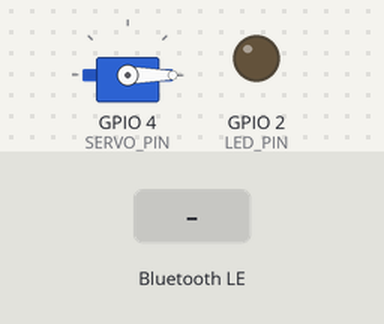
The sketch below on a simulated ESP32. Shown: servo, output pins drawn as LEDs (lit = HIGH). The inputs (shaded band) are chosen by the test bench. Nothing arrives over Bluetooth unless stated; a phone connects over Bluetooth LE 3 s after start; what the sketch prints to the serial monitor is not drawn.

Above: at 1.2 s.
1.3 s: Bluetooth LE write "BLOOM" received
At 1.45 s:
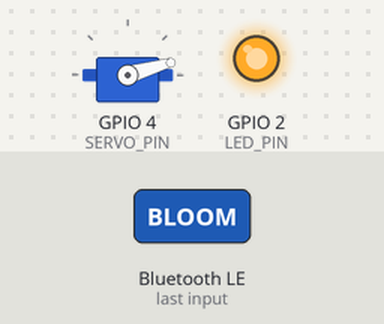
At 3.0 s:
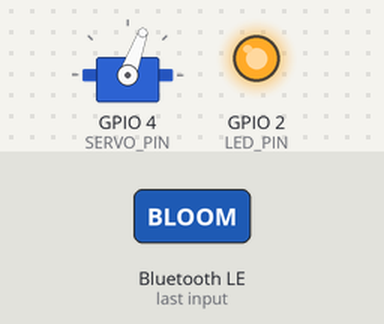
3.3 s: Bluetooth LE write "1" received
At 4.99 s:
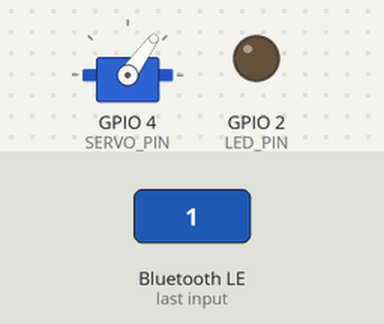
Timing chart, 0 to 6.9 s (numbered marks = the images above; inputs shaded):
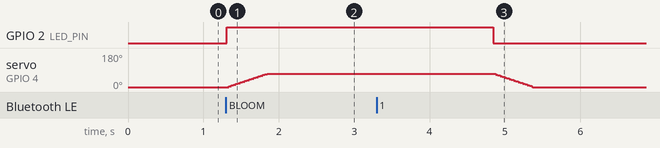

Measured:
- after the input at 1.3 s, GPIO 2 (LED_PIN): LOW → HIGH at once; servo on GPIO 4 (SERVO_PIN): moves from 0° to 70° over 0.51 s, starting at once

The sketch:

sketch_may9a.ino
```cpp
#include <BLEDevice.h>
#include <BLEServer.h>
#include <BLEUtils.h>
#include <BLE2902.h>
#include <ESP32Servo.h> // 🌟 引入我們剛剛裝好的 ESP32 專用 Servo 函式庫

// 藍牙 UUID
#define SERVICE_UUID           "4fafc201-1fb5-459e-8fcc-c5c9c331914b"
#define CHARACTERISTIC_UUID    "beb5483e-36e1-4688-b7f5-ea07361b26a8"

// 腳位設定
const int LED_PIN = 2;
const int SERVO_PIN = 4; // 🌟 SG90 的橘色訊號線接這裡

Servo myServo;           // 宣告一個伺服馬達物件
bool shouldBloom = false;

// 藍牙接收回呼
class MyCallbacks: public BLECharacteristicCallbacks {
    void onWrite(BLECharacteristic *pCharacteristic) {
      String rxValue = pCharacteristic->getValue().c_str();
      if (rxValue.length() > 0) {
        Serial.print("📥 收到手機 BLE 指令: ");
        Serial.println(rxValue);
        if (rxValue == "BLOOM") {
          shouldBloom = true;
        }
      }
    }
};

void setup() {
  Serial.begin(115200);
  pinMode(LED_PIN, OUTPUT);
  digitalWrite(LED_PIN, LOW);

  // ==========================================
  // ⚙️ 伺服馬達初始化設定
  // ==========================================
  // 分配硬體計時器給 PWM 使用 (ESP32 的特殊要求)
  ESP32PWM::allocateTimer(0);
  ESP32PWM::allocateTimer(1);
  ESP32PWM::allocateTimer(2);
  ESP32PWM::allocateTimer(3);

  myServo.setPeriodHertz(50); // 標準 SG90 是 50Hz
  myServo.attach(SERVO_PIN, 500, 2400); // 綁定腳位，並設定脈衝寬度範圍

  // 開機先讓馬達歸零 (花瓣閉合)
  myServo.write(0);
  Serial.println("⚙️ 馬達初始化完成，目前位置: 0度");

  // ==========================================
  // 📡 藍牙初始化設定
  // ==========================================
  BLEDevice::init("EcoNexus_Flower");
  BLEServer *pServer = BLEDevice::createServer();
  BLEService *pService = pServer->createService(SERVICE_UUID);
  BLECharacteristic *pCharacteristic = pService->createCharacteristic(
                                         CHARACTERISTIC_UUID,
                                         BLECharacteristic::PROPERTY_READ |
                                         BLECharacteristic::PROPERTY_WRITE
                                       );
  pCharacteristic->setCallbacks(new MyCallbacks());
  pService->start();
  BLEAdvertising *pAdvertising = BLEDevice::getAdvertising();
  pAdvertising->addServiceUUID(SERVICE_UUID);
  pAdvertising->setScanResponse(true);
  pAdvertising->setMinPreferred(0x06);
  pAdvertising->setMinPreferred(0x12);
  BLEDevice::startAdvertising();

  Serial.println("🌸 花花吊飾已啟動！等待手機藍牙連線...");
}

void loop() {
  if (shouldBloom) {
    Serial.println("✨ 執行物理回饋：花瓣緩緩張開、發光！");
    digitalWrite(LED_PIN, HIGH);

    // 🌟 讓花瓣緩慢平滑地張開 (從 0 度轉到 90 度)
    // 你可以修改 90 這個數字來調整花瓣張開的幅度
    for (int pos = 0; pos <= 70; pos += 2) {
      myServo.write(pos);
      delay(15); // delay 越長，張開越慢
    }

    // 維持綻放 3 秒鐘
    delay(3000);

    Serial.println("💤 物理回饋結束，花瓣緩緩閉合。");
    digitalWrite(LED_PIN, LOW);

    // 🌟 讓花瓣緩慢平滑地閉合 (從 90 度轉回 0 度)
    for (int pos = 70; pos >= 0; pos -= 2) {
      myServo.write(pos);
      delay(15);
    }

    shouldBloom = false;
  }

  delay(10);
}
```
